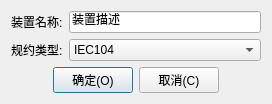
<?xml version="1.0" encoding="UTF-8"?>
<ui version="4.0">
 <class>NewDeviceDialog</class>
 <widget class="QDialog" name="NewDeviceDialog">
  <property name="geometry">
   <rect>
    <x>0</x>
    <y>0</y>
    <width>272</width>
    <height>97</height>
   </rect>
  </property>
  <property name="windowTitle">
   <string>新建装置</string>
  </property>
  <layout class="QVBoxLayout" name="verticalLayout">
   <item>
    <layout class="QFormLayout" name="formLayout">
     <item row="0" column="0">
      <widget class="QLabel" name="label">
       <property name="text">
        <string>装置名称:</string>
       </property>
      </widget>
     </item>
     <item row="0" column="1">
      <widget class="QLineEdit" name="deviceNameLineEdit">
       <property name="text">
        <string>装置描述</string>
       </property>
      </widget>
     </item>
     <item row="1" column="0">
      <widget class="QLabel" name="label_2">
       <property name="text">
        <string>规约类型:</string>
       </property>
      </widget>
     </item>
     <item row="1" column="1">
      <widget class="QComboBox" name="protocolTypeComboBox">
       <item>
        <property name="text">
         <string>IEC104</string>
        </property>
       </item>
      </widget>
     </item>
    </layout>
   </item>
   <item>
    <layout class="QHBoxLayout" name="horizontalLayout">
     <item>
      <spacer name="horizontalSpacer">
       <property name="orientation">
        <enum>Qt::Horizontal</enum>
       </property>
       <property name="sizeHint" stdset="0">
        <size>
         <width>40</width>
         <height>20</height>
        </size>
       </property>
      </spacer>
     </item>
     <item>
      <widget class="QPushButton" name="okPushButton">
       <property name="text">
        <string>确定(O)</string>
       </property>
      </widget>
     </item>
     <item>
      <widget class="QPushButton" name="cancelPushButton">
       <property name="text">
        <string>取消(C)</string>
       </property>
      </widget>
     </item>
     <item>
      <spacer name="horizontalSpacer_2">
       <property name="orientation">
        <enum>Qt::Horizontal</enum>
       </property>
       <property name="sizeHint" stdset="0">
        <size>
         <width>40</width>
         <height>20</height>
        </size>
       </property>
      </spacer>
     </item>
    </layout>
   </item>
  </layout>
 </widget>
 <resources/>
 <connections/>
</ui>
